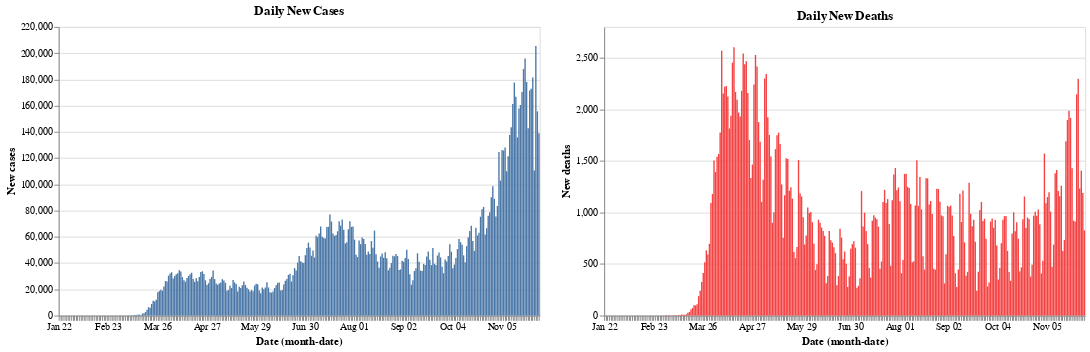

This figure's notebook cell:
### Code cell
red = alt.value("#f54242")
base.encode(y = 'New cases').properties(title = 'Daily New Cases') | base.encode(y = 'New deaths', color = red).properties(title = 'Daily New Deaths')

### Figure 1 — Vega-Lite specification as saved in the notebook (floating-point values rounded to 4 significant figures; data arrays with more than 128 entries replaced by an {"elided": "..."} marker saying what was removed)
{"config": {"view": {"continuousWidth": 400, "continuousHeight": 300}}, "hconcat": [{"mark": "bar", "encoding": {"x": {"type": "ordinal", "field": "Date", "timeUnit": "monthdate"}, "y": {"type": "quantitative", "field": "New cases"}}, "title": "Daily New Cases", "width": 500}, {"mark": "bar", "encoding": {"color": {"value": "#f54242"}, "x": {"type": "ordinal", "field": "Date", "timeUnit": "monthdate"}, "y": {"type": "quantitative", "field": "New deaths"}}, "title": "Daily New Deaths", "width": 500}], "data": {"name": "data-a756c75abe72c5a3936cc3bdc3559724"}, "$schema": "https://vega.github.io/schema/vega-lite/v4.8.1.json", "datasets": {"data-a756c75abe72c5a3936cc3bdc3559724": {"elided": "313 records"}}}
